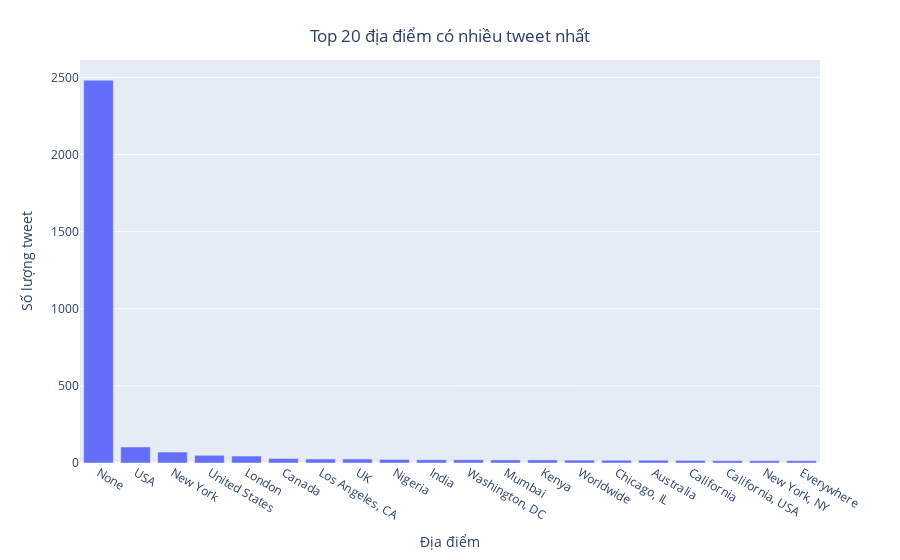

Source (notebook cell):
### Code cell
top_location = train_df.groupby("location")["target"].count().sort_values(ascending=False).head(20)


fig = px.bar(top_location, x=top_location.index, y=top_location.values)
fig.update_layout(xaxis={'type': 'category'}, 
                yaxis_title = "Số lượng tweet",
                xaxis_title = "Địa điểm",
                title={
                    'text': 'Top 20 địa điểm có nhiều tweet nhất',
                    'x': 0.5,  # Giữa trục x
                    'xanchor': 'center',  # Căn giữa theo trục x
                    'yanchor': 'top'  # Căn theo trục y
                })


fig.show()

### Figure 1 — Plotly figure (JSON) as saved in the notebook; plotly's stock layout.template omitted (floating-point values rounded to 4 significant figures)
{"data": [{"alignmentgroup": "True", "hovertemplate": "location=%{x}<br>y=%{y}<extra></extra>", "legendgroup": "", "marker": {"color": "#636efa", "pattern": {"shape": ""}}, "name": "", "offsetgroup": "", "orientation": "v", "showlegend": false, "textposition": "auto", "type": "bar", "x": ["None", "USA", "New York", "United States", "London", "Canada", "Los Angeles, CA", "UK", "Nigeria", "India", "Washington, DC", "Mumbai", "Kenya", "Worldwide", "Chicago, IL", "Australia", "California", "California, USA", "New York, NY", "Everywhere"], "xaxis": "x", "y": [2482, 104, 71, 50, 45, 29, 26, 26, 23, 21, 21, 20, 20, 19, 18, 18, 17, 15, 15, 15], "yaxis": "y"}], "layout": {"barmode": "relative", "legend": {"tracegroupgap": 0}, "margin": {"t": 60}, "title": {"text": "Top 20 địa điểm có nhiều tweet nhất", "x": 0.5, "xanchor": "center", "yanchor": "top"}, "xaxis": {"anchor": "y", "domain": [0, 1], "title": {"text": "Địa điểm"}, "type": "category"}, "yaxis": {"anchor": "x", "domain": [0, 1], "title": {"text": "Số lượng tweet"}}}}
